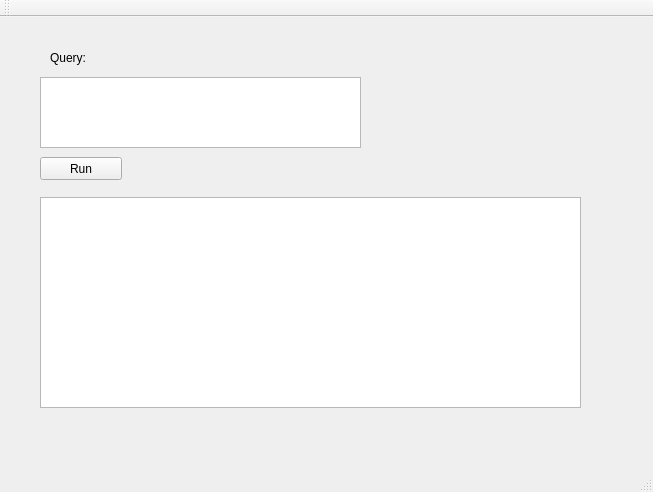
<?xml version="1.0" encoding="UTF-8"?>
<ui version="4.0">
 <class>MainWindow</class>
 <widget class="QMainWindow" name="MainWindow">
  <property name="geometry">
   <rect>
    <x>0</x>
    <y>0</y>
    <width>653</width>
    <height>492</height>
   </rect>
  </property>
  <property name="windowTitle">
   <string>MainWindow</string>
  </property>
  <widget class="QWidget" name="centralWidget">
   <widget class="QPushButton" name="pushButton">
    <property name="geometry">
     <rect>
      <x>40</x>
      <y>140</y>
      <width>82</width>
      <height>23</height>
     </rect>
    </property>
    <property name="text">
     <string>Run</string>
    </property>
   </widget>
   <widget class="QTextEdit" name="textEdit">
    <property name="geometry">
     <rect>
      <x>40</x>
      <y>60</y>
      <width>321</width>
      <height>71</height>
     </rect>
    </property>
   </widget>
   <widget class="QLabel" name="label">
    <property name="geometry">
     <rect>
      <x>50</x>
      <y>31</y>
      <width>61</width>
      <height>20</height>
     </rect>
    </property>
    <property name="text">
     <string>Query:</string>
    </property>
   </widget>
   <widget class="QTableView" name="tableView">
    <property name="geometry">
     <rect>
      <x>40</x>
      <y>180</y>
      <width>541</width>
      <height>211</height>
     </rect>
    </property>
   </widget>
  </widget>
  <widget class="QMenuBar" name="menuBar">
   <property name="geometry">
    <rect>
     <x>0</x>
     <y>0</y>
     <width>653</width>
     <height>20</height>
    </rect>
   </property>
  </widget>
  <widget class="QToolBar" name="mainToolBar">
   <attribute name="toolBarArea">
    <enum>TopToolBarArea</enum>
   </attribute>
   <attribute name="toolBarBreak">
    <bool>false</bool>
   </attribute>
  </widget>
  <widget class="QStatusBar" name="statusBar"/>
 </widget>
 <layoutdefault spacing="6" margin="11"/>
 <resources/>
 <connections/>
</ui>
